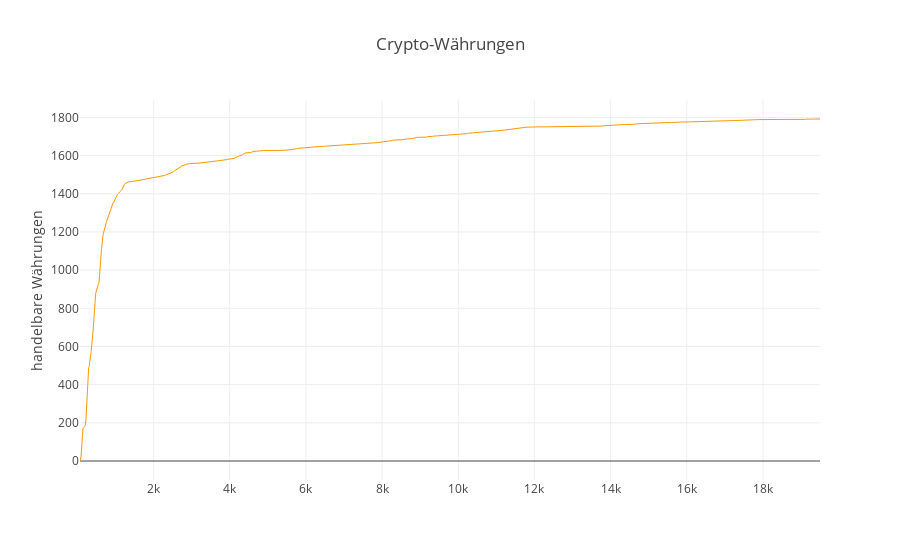

The cell this chart's notebook holds for it:
### Code cell
#reshape to create scatter plot with x=close values, y=index
#relativ dämlich!

from plotly import tools
import plotly.offline as py
py.init_notebook_mode(connected=True)
import plotly.graph_objs as go 

trace0 = go.Scatter(
    x= df_BTC_close['close'], 
    y= df_BTC_close['index'],
    name='density',
    mode = 'lines',
    line = dict(
        color = ('rgb(255,153,0)'),
        width = 1)
       
    

)

data = [trace0]
layout = go.Layout(
    title='Crypto-Währungen',
    yaxis={
        'title': 'handelbare Währungen',
        'nticks': 10,
        
    },
    yaxis2={
        'title': 'Zeit',
        'nticks': 10,
    }
)
fig = go.Figure(data=data, layout=layout)
py.iplot(fig, filename='cryto-overview')

### Figure 1 — Plotly figure (JSON) as saved in the notebook; plotly's stock layout.template omitted (floating-point values rounded to 4 significant figures; data arrays with more than 128 entries replaced by an {"elided": "..."} marker saying what was removed)
{"data": [{"line": {"color": "rgb(255,153,0)", "width": 1}, "mode": "lines", "name": "density", "type": "scatter", "x": {"elided": "1793 float values"}, "y": {"elided": "1793 int values"}}], "layout": {"title": "Crypto-Währungen", "yaxis": {"nticks": 10, "title": "handelbare Währungen"}, "yaxis2": {"nticks": 10, "title": "Zeit"}}}
